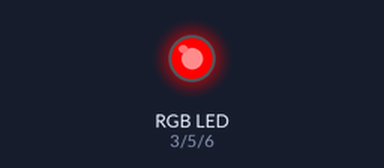
This program was run on a simulated Arduino Uno, built with avr-gcc and run on an emulated ATmega328P. Parts: an RGB LED mixed from three pins (HIGH = lit).

Above: at 0.05 s.
At 0.4 s:
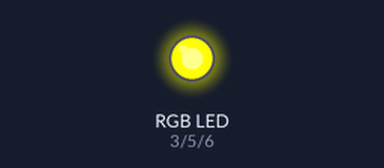
At 0.75 s:
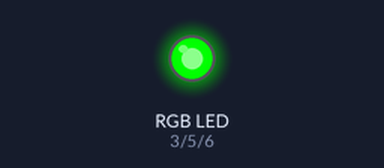
At 0.95 s:
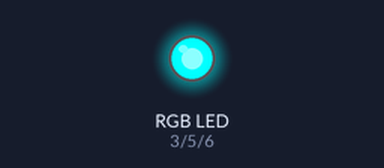
At 1.15 s:
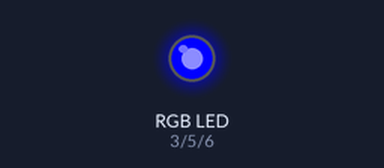
At 1.55 s:
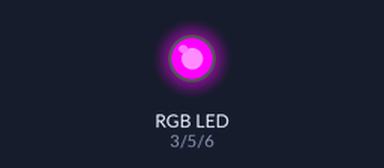
Timing chart, 0 to 3.6 s (numbered marks = the images above):
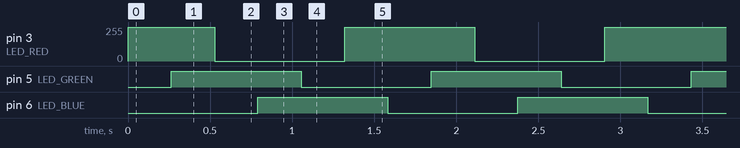

The program:

main.cpp
```cpp
#include <Arduino.h>

const int LED_RED = 3;
const int LED_GREEN = 5;
const int LED_BLUE = 6;

void led(int r, int g, int b);

int i = 0;

void setup() {
  // LED kimenetek inicializálása
  pinMode(LED_RED, OUTPUT);
  pinMode(LED_GREEN, OUTPUT);
  pinMode(LED_BLUE, OUTPUT);
  Serial.begin(9600);
}

void rainbowCycle() {
  int delayval = 1;
  for (int i = 0; i < 256; i++) {
    led(255, i, 0);       // piros → sárga
    delay(delayval);
  }
  for (int i = 0; i < 256; i++) {
    led(255 - i, 255, 0); // sárga → zöld
    delay(delayval);
  }
  for (int i = 0; i < 256; i++) {
    led(0, 255, i);       // zöld → cián
    delay(delayval);
  }
  for (int i = 0; i < 256; i++) {
    led(0, 255 - i, 255); // cián → kék
    delay(delayval);
  }
  for (int i = 0; i < 256; i++) {
    led(i, 0, 255);       // kék → magenta
    delay(delayval);
  }
  for (int i = 0; i < 256; i++) {
    led(255, 0, 255 - i); // magenta → piros
    delay(delayval);
  }
}


void loop() {
    rainbowCycle();
}

void led(int r, int g, int b) {
  analogWrite(LED_RED, r);
  analogWrite(LED_GREEN, g);
  analogWrite(LED_BLUE, b);
}
```

Measured:
- by itself, pin 3 (LED_RED): repeats every 1.6 s: 0/255 0.79 s, 255/255 0.79 s
- by itself, pin 5 (LED_GREEN), pin 6 (LED_BLUE): alternates HIGH for 0.79 s and LOW for 0.79 s
